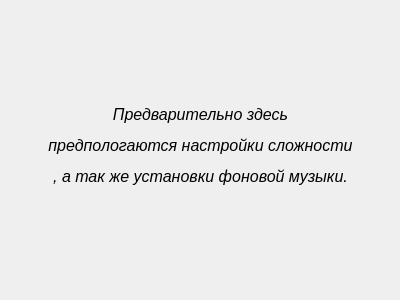
<?xml version="1.0" encoding="UTF-8"?>
<ui version="4.0">
 <class>toSet</class>
 <widget class="QDialog" name="toSet">
  <property name="geometry">
   <rect>
    <x>0</x>
    <y>0</y>
    <width>400</width>
    <height>300</height>
   </rect>
  </property>
  <property name="windowTitle">
   <string>Настройки</string>
  </property>
  <property name="windowIcon">
   <iconset resource="resources.qrc">
    <normaloff>:/resources/images/set.png</normaloff>:/resources/images/set.png</iconset>
  </property>
  <widget class="QLabel" name="label">
   <property name="geometry">
    <rect>
     <x>30</x>
     <y>50</y>
     <width>341</width>
     <height>191</height>
    </rect>
   </property>
   <property name="text">
    <string>&lt;html&gt;&lt;head/&gt;&lt;body&gt;&lt;p align=&quot;center&quot;&gt;&lt;span style=&quot; font-size:12pt; font-style:italic;&quot;&gt;Предварительно здесь&lt;/span&gt;&lt;/p&gt;&lt;p align=&quot;center&quot;&gt;&lt;span style=&quot; font-size:12pt; font-style:italic;&quot;&gt;предпологаются настройки сложности&lt;/span&gt;&lt;/p&gt;&lt;p align=&quot;center&quot;&gt;&lt;span style=&quot; font-size:12pt; font-style:italic;&quot;&gt;, а так же установки фоновой музыки.&lt;/span&gt;&lt;/p&gt;&lt;/body&gt;&lt;/html&gt;</string>
   </property>
  </widget>
 </widget>
 <resources>
  <include location="resources.qrc"/>
 </resources>
 <connections/>
</ui>
